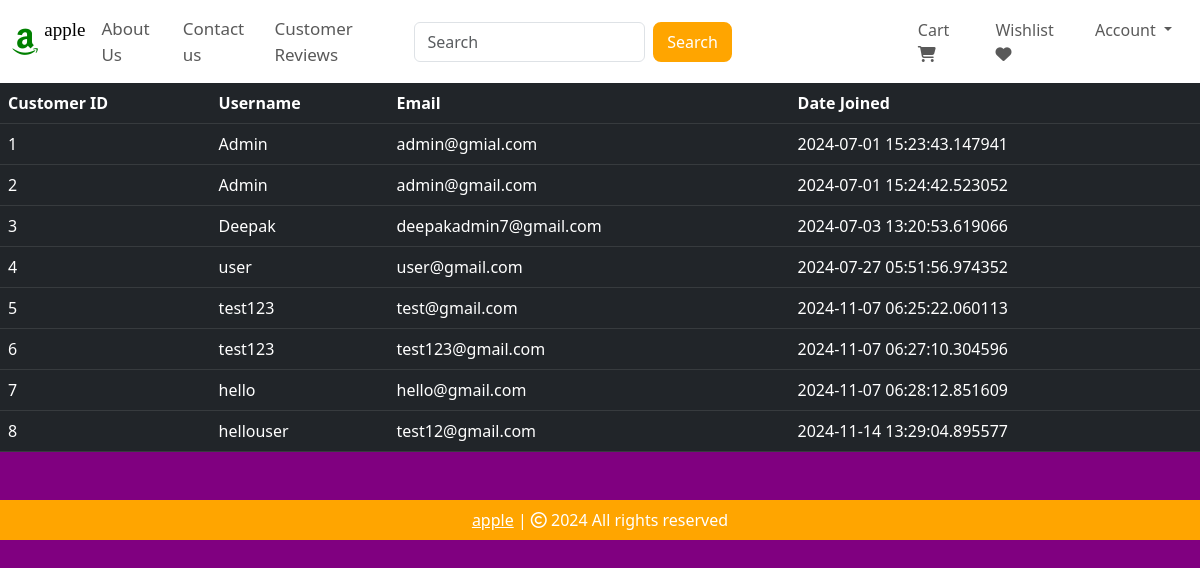
The page /customers (signed in) on the database its author committed.
### website/models.py (models this page shows, shortened)
class Customer(db.Model, UserMixin ):
    id= db.Column(db.Integer, primary_key= True)
    email= db.Column(db.String(100), unique= True)
    username= db.Column(db.String(100))
    password_hash= db.Column(db.String(150))
    date_joined= db.Column(db.DateTime(), default= datetime.utcnow)
    cart_items= db.relationship('Cart', backref= db.backref('customer', lazy=True))
    orders= db.relationship('Order', backref= db.backref('customer', lazy= True))
    @property
    def password(self):
        raise AttributeError('Password is not a readable Attribute')

### website/admin.py (the view)
@admin.route('/customers')
@login_required
def display_customers():
    if current_user.id == 3:
        customers = Customer.query.all()
        return render_template('customers.html', customers=customers)
    return render_template('404.html')

### website/__init__.py (called while the page is built)
def create_app():
    app = Flask(__name__)
    app.config['SECRET_KEY'] = 'willofD'
    app.config['SQLALCHEMY_DATABASE_URI'] = f'sqlite:///{DB_NAME}'
    db.init_app(app)
    migrate = Migrate(app, db)
    @app.errorhandler(404)
    def page_not_found(error):
        return render_template('404.html')
    login_manager = LoginManager()
    login_manager.init_app(app)
    login_manager.login_view = 'auth.login'
    @login_manager.user_loader
    def load_user(id):
        return Customer.query.get(int(id))
    from .views import views
    from .auth import auth
    from .admin import admin
    from .models import Customer, Cart, Product, Order
    app.register_blueprint(views, url_prefix='/')
    app.register_blueprint(auth, url_prefix='/')
    app.register_blueprint(admin, url_prefix='/')
    return app

### website/templates/customers.html (shortened to what this page needs)
{% extends 'base.html' %}
{% block body %}
<table class="table table-dark table-hover">
    <thead>
        <tr>
            <th scope="col">Customer ID</th>
            <th scope="col">Username</th>
            <th scope="col">Email</th>
            <th scope="col">Date Joined</th>
        </tr>
    </thead>
    <tbody>
        {% for customer in customers %}
        <tr>
        <td>{{ customer.id }}</td>
        <td>{{ customer.username }}</td>
        <td>{{ customer.email }}</td>
        <td>{{ customer.date_joined }}</td>
        </tr>
        {% endfor %}
    </tbody>
</table>
{% endblock %}

### rows shown on the page
Customer: id "1", username "Admin", email "admin@gmial.com", date_joined "2024-07-01 15:23:43.147941"
Customer: id "2", username "Admin", email "admin@gmail.com", date_joined "2024-07-01 15:24:42.523052"
Customer: id "3", username "Deepak", email "deepakadmin7@gmail.com", date_joined "2024-07-03 13:20:53.619066"
Customer: id "4", username "user", email "user@gmail.com", date_joined "2024-07-27 05:51:56.974352"
Customer: id "5", username "test123", email "test@gmail.com", date_joined "2024-11-07 06:25:22.060113"
Customer: id "6", username "test123", email "test123@gmail.com", date_joined "2024-11-07 06:27:10.304596"
Customer: id "7", username "hello", email "hello@gmail.com", date_joined "2024-11-07 06:28:12.851609"
Customer: id "8", username "hellouser", email "test12@gmail.com", date_joined "2024-11-14 13:29:04.895577"
